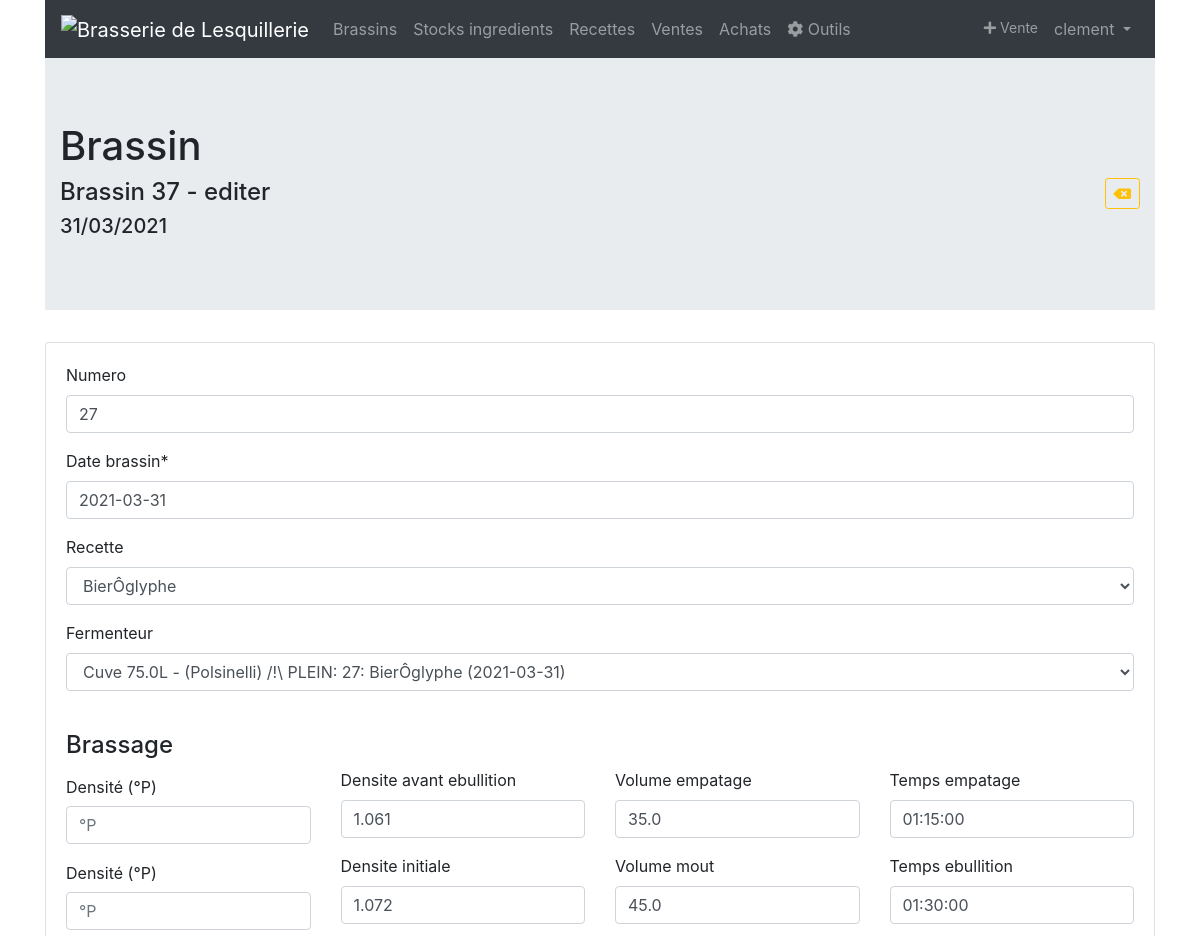
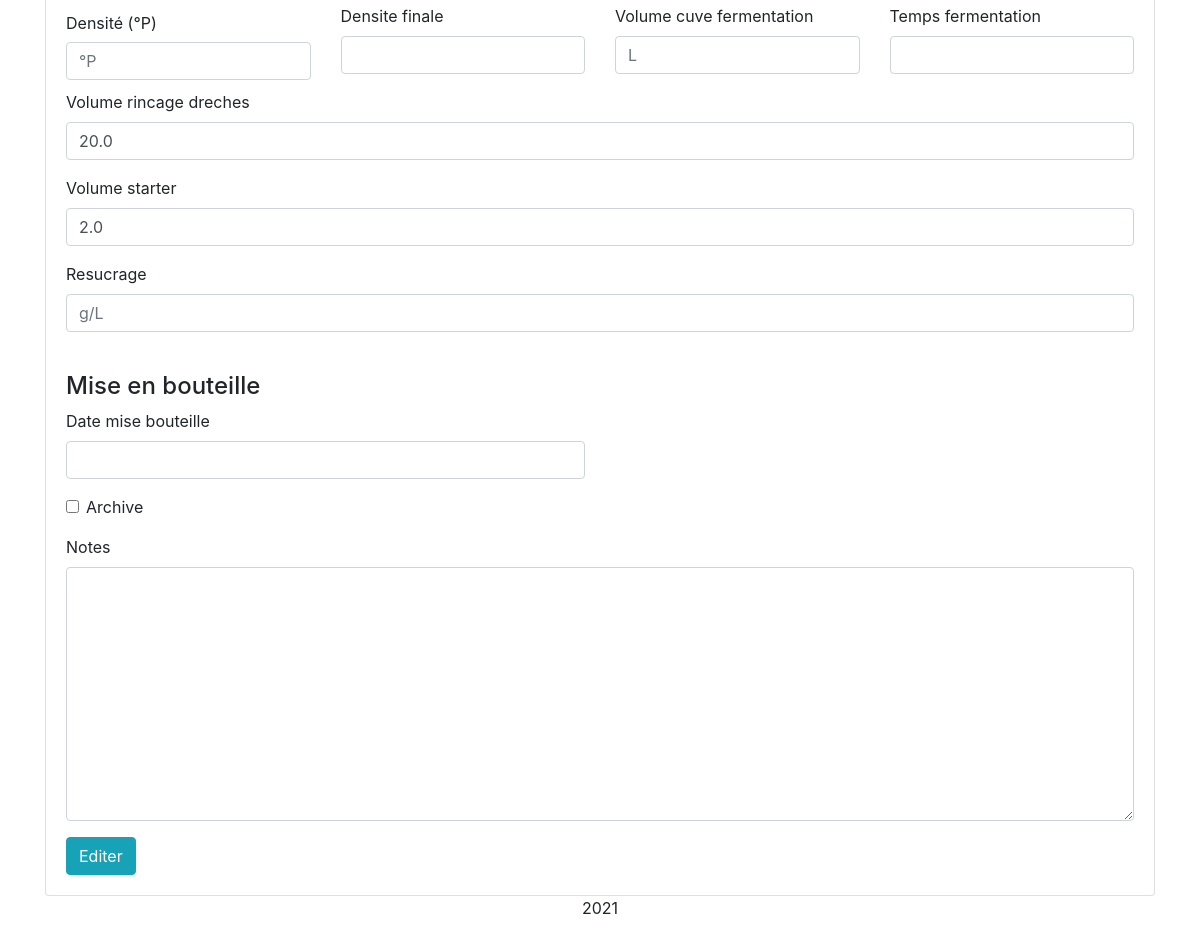
Screenshot of /brasserie/brassins/37/editer/ (signed in) with the database file from the repository (2 pictures, top to bottom).
### brassin/models.py (models this page shows, shortened)
class Brassin(models.Model):
	date_brassin = models.DateField(null=True)
	numero = models.CharField(blank=True,null=True,max_length=30)
	date_mise_bouteille = models.DateField(blank=True,null=True)
	densite_avant_ebullition = models.DecimalField(blank=True,null=True, max_digits=4, decimal_places=3)
	densite_initiale = models.DecimalField(blank=True,null=True, max_digits=4, decimal_places=3)
	densite_finale = models.DecimalField(blank=True,null=True, max_digits=4, decimal_places=3)
	volume_empatage = models.DecimalField(blank=True,null=True, max_digits=5, decimal_places=1)
	volume_rincage_dreches = models.DecimalField(blank=True,null=True, max_digits=5, decimal_places=1)
	volume_mout = models.DecimalField(blank=True,null=True, max_digits=5, decimal_places=1)
	volume_cuve_fermentation = models.DecimalField(blank=True,null=True, max_digits=5, decimal_places=1)
	volume_starter = models.DecimalField(blank=True,null=True, max_digits=5, decimal_places=1,default=0)
	temps_empatage = models.TimeField(blank=True,null=True,default="01:15:00")
	temps_ebullition = models.TimeField(blank=True,null=True,default="01:30:00")
	temps_fermentation = models.TimeField(blank=True,null=True)
	notes = models.TextField(blank=True,null=True)
	resucrage = models.DecimalField(blank=True,null=True, max_digits=2, decimal_places=1)
	ingredient = models.ManyToManyField(Ingredient, through='BrassinIngredient',null=True,blank=True)
	recette = models.ForeignKey(Recette, on_delete=models.SET_NULL, null=True,blank=True)
	fermenteur = models.ForeignKey(Fermenteur, on_delete=models.SET_NULL, null=True,blank=True)
	archive = models.BooleanField(default=False)
	class Meta:
		verbose_name = "Brassin"
		ordering = ['-date_brassin']
	def __str__(self):
	    if not self.recette:
	        return str(self.numero) + ": Sans recette (" + str(self.date_brassin) + ")"
	    return str(self.numero) + ": " + str(self.recette.nom) + " (" + str(self.date_brassin) + ")"

### brassin/views.py (the view)
# urls.py: path('brassins/<int:pk>/editer/', views.BrassinUpdate.as_view(), name='brassin_update'),
class BrassinUpdate(PermissionRequiredMixin,LoginRequiredMixin,UpdateView):
	model = Brassin
	id = Brassin.id
	template_name = 'brassin/brassin_update_form.html'
	form_class = BrassinForm
	permission_required = 'brassin.change_choice'
	success_url = "/brasserie/brassins/{id}/"

### brassin/forms.py
class BrassinForm(forms.ModelForm):
	volume_empatage = forms.DecimalField(required=False, max_digits=6, min_value=0,widget= forms.TextInput(attrs={'placeholder':'L'}))
	volume_cuve_fermentation = forms.DecimalField(required=False, max_digits=6, min_value=0,widget= forms.TextInput(attrs={'placeholder':'L'}))
	volume_mout = forms.DecimalField(required=False, max_digits=6, min_value=0,widget= forms.TextInput(attrs={'placeholder':'L'}))
	volume_starter = forms.DecimalField(required=False, max_digits=6, min_value=0,widget= forms.TextInput(attrs={'placeholder':'L'}))
	volume_rincage_dreches = forms.DecimalField(required=False, max_digits=6, min_value=0,widget= forms.TextInput(attrs={'placeholder':'L'}))
	resucrage = forms.DecimalField(required=False, max_digits=2, min_value=0,widget= forms.TextInput(attrs={'placeholder':'g/L'}))
	class Meta:
		model = Brassin
		exclude = ['ingredient']
		attrs = {'class':'form-control'}
		widgets = {
			'date_brassin': DatePickerInput(format='%d/%m/%Y'),
			'date_mise_bouteille': DatePickerInput(format='%d/%m/%Y'),
			'temps_empatage': TimePickerInput(),
			'temps_fermentation': TimePickerInput(),
			'temps_ebullition': TimePickerInput(),}

### brassin/models.py (called while the page is built)
    def __str__(self):
        if self.dispo:
            return "Cuve " + str(self.volume) + "L - (" + str(self.marque) + ")"
        else:
            return "Cuve " + str(self.volume) + "L - (" + str(self.marque) + ") /!\ PLEIN: " + str(self.filled_with)

    @property
    def filled_with(self):
        brassin_f = Brassin.objects.filter(fermenteur=self.id,date_mise_bouteille__isnull=True,archive=False).first()
        if brassin_f is None:
            return "Vide"
        else:
            return str(brassin_f)

    @property
    def dispo(self):
        if self.filled_with == "Vide":
            return True
        return False

	def __str__(self):
		return self.nom

### brassin/templates/brassin/brassin_update_form.html (shortened to what this page needs)
{% extends 'base.html' %}
{% load static %}
{% block content %}
{% load crispy_forms_tags %}
<div class="jumbotron jumbotron-fluid">
  <div class="container">
    <h1 class="page-header">Brassin</h1>
    <h4>Brassin {{ brassin.id }} - editer<a class="btn btn-outline-warning btn-sm float-right" href="{% url 'brassin_consult' brassin.id %}"><i class="fas fa-backspace"></i></a></h4>
    <h5>{{ brassin.date_brassin }}</h5>
  </div>
</div>
<div class="card h-100">
  <div class="card-body">
    <form action="" method="post">
      {{ form.numero|as_crispy_field }}
      {{ form.date_brassin|as_crispy_field }}
      {{ form.recette|as_crispy_field }}
      {{ form.fermenteur|as_crispy_field }}
      <br/>
      <h4>Brassage</h4>
      <div class="row"><div class="col-12">
        <div class="row">
          <div class="col-3">
            <label for id_densite_avant_ebullition_P class="col-form-label">Densité (°P) </label>
            <input type="text" class="form-control" name="id_densite_avant_ebullition_P" id="id_densite_avant_ebullition_P" onkeyup="calc_SG(this.value, this.name)" placeholder="°P" />
          </div>
          <div class="col-3">{{ form.densite_avant_ebullition|as_crispy_field }}</div>
          <div class="col-3">{{ form.volume_empatage|as_crispy_field }}</div>
          <div class="col-3">{{ form.temps_empatage|as_crispy_field }}</div>
        </div>
        <div class="row">
          <div class="col-3">
            <label for id_densite_initiale_P class="col-form-label">Densité (°P) </label>
            <input type="text" class="form-control" name="id_densite_initiale_P" id="id_densite_initiale_P" onkeyup="calc_SG(this.value, this.name)" placeholder="°P" />
          </div>
          <div class="col-3">{{ form.densite_initiale|as_crispy_field }}</div>
          <div class="col-3">{{ form.volume_mout|as_crispy_field }}</div>
          <div class="col-3">{{ form.temps_ebullition|as_crispy_field }}</div>
        </div>
        <div class="row">
          <div class="col-3">
            <label for id_densite_finale_P class="col-form-label">Densité (°P) </label>
            <input type="text" class="form-control" name="id_densite_finale_P" id="id_densite_finale_P" onkeyup="calc_SG(this.value, this.name)" placeholder="°P" />
          </div>
          <div class="col-3">{{ form.densite_finale|as_crispy_field }}</div>
          <div class="col-3">{{ form.volume_cuve_fermentation|as_crispy_field }}</div>
          <div class="col-3">{{ form.temps_fermentation|as_crispy_field }}</div>
        </div>
        {{ form.volume_rincage_dreches|as_crispy_field }}
        {{ form.volume_starter|as_crispy_field }}
        {{ form.resucrage|as_crispy_field }}
      </div></div>
      <br/>
      <h4>Mise en bouteille</h4>
      <div class="row">
        <div class="col-6">
          {{ form.date_mise_bouteille|as_crispy_field }}
        </div>
      </div>
        {{ form.archive|as_crispy_field }}
        {{ form.notes|as_crispy_field }}
        <button type="submit" class="btn btn-info">Editer</button>
    </form>
  </div>
</div>
{% endblock %}

### templates/base.html (shortened to what this page needs)
{% load static %}
<!DOCTYPE html>
<html lang="fr">
  <head>
    <link rel="stylesheet" href="https://use.fontawesome.com/releases/v5.7.0/css/all.css">
    <link rel="stylesheet" href="https://maxcdn.bootstrapcdn.com/bootstrap/4.0.0/css/bootstrap.min.css">
    <link rel="stylesheet" type="text/css" href="https://cdn.datatables.net/1.10.24/css/dataTables.bootstrap4.min.css"/>
  </head>
  <body>
    <div class="container">
      <nav class="navbar navbar-expand-sm bg-dark navbar-dark sticky-top bg-faded">
        <a class="navbar-brand" href="{% url 'home' %}"><img src="" alt="{{ user.profile.brasserie }}" href="{% url 'home' %}"></a>
        <div class="collapse navbar-collapse" id="collapsibleNavbar">
          <ul class="navbar-nav">
            <li class="nav-item">
              <a class="nav-link" href="{% url 'brassin_list' %}">Brassins</a>
            </li>
            <li class="nav-item">
              <a class="nav-link" href="{% url 'ingredients_list' %}">Stocks ingredients</a>
            </li>
            <li class="nav-item">
              <a class="nav-link" href="{% url 'recettes_list' %}">Recettes</a>
            </li>
            <li class="nav-item">
              <a class="nav-link" href="{% url 'ventes_list' %}">Ventes</a>
            </li>
            <li class="nav-item">
              <a class="nav-link" href="{% url 'achats_list' %}">Achats</a>
            </li>
            <li class="nav-item">
              <a class="nav-link" href="{% url 'outils' %}"><i class="fa fa-cog" aria-hidden="true"></i>   Outils</a>
            </li>
          </ul>
          <ul class="navbar-nav ml-auto">
            <li class="nav-item">
              <a class="nav-link btn-outline-info btn-sm" href="{% url 'vente_create' %}"><i class="fas fa-plus"></i>  Vente</a>
            </li>
            <li class="nav-item dropdown">
              <a class="nav-link dropdown-toggle" href="#" id="navbardrop" data-toggle="dropdown">
                {% if user.is_authenticated %}
                  {{ user.get_username }}
                {% endif %}
              </a>
            </li>
          </ul>
        </div>
      </nav>
      {% block content %}
      {% endblock %}
      <footer class="container-fluid bg-4 text-center">
          <p>2021</p>
      </footer>
    </div>
  </body>
</html>

### rows the page displays
Brassin: id "37", date_brassin "31/03/2021", numero "27", date_brassin "2021-03-31", recette "BierÔglyphe", fermenteur "Cuve 75.0L - (Polsinelli) /!\\ PLEIN: 27: BierÔglyphe (2021-03-31)", densite_avant_ebullition "1.061", volume_empatage "35.0", temps_empatage "01:15:00", densite_initiale "1.072", volume_mout "45.0", temps_ebullition "01:30:00", volume_rincage_dreches "20.0", volume_starter "2.0"

### other values shown
{{ user.get_username }} "clement"
